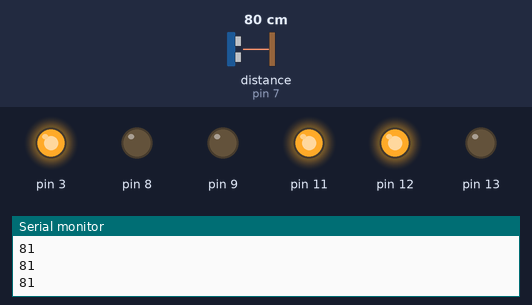
A sketch run on a simulated Arduino Uno, built with avr-gcc and run on an emulated ATmega328P. Parts: output pins drawn as LEDs (lit = HIGH), the last lines printed to the serial monitor. Wiring (inferred from the names in the program): ultrasonic range finder: trigger pin 7; echo pin 7. Inputs (shaded band) come from the test bench; at power-on: distance to the obstacle (sensor on pin 7) 80 cm. The echo pulse lasts 58.3 µs per cm.

Above: at 2.8 s.
2.9 s: distance to the obstacle (sensor on pin 7) set to 12 cm
5.9 s: distance to the obstacle (sensor on pin 7) set to 9 cm
At 7.0 s:
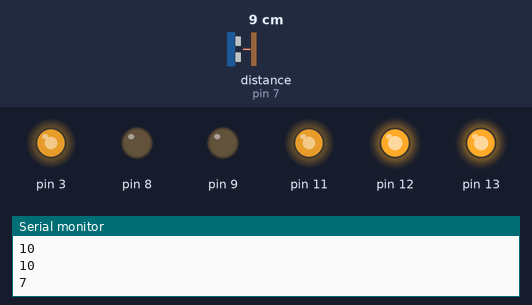
8.9 s: distance to the obstacle (sensor on pin 7) set to 18 cm
At 10.8 s:
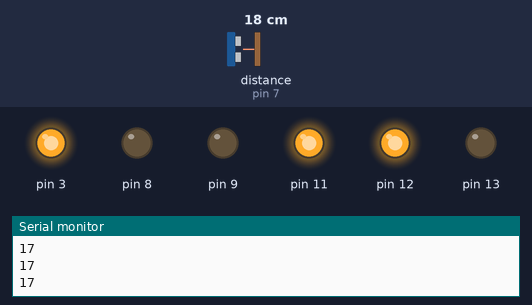
11.1 s: distance to the obstacle (sensor on pin 7) set to 2 cm
At 11.5 s:
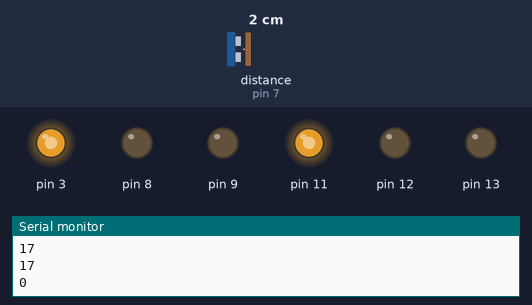
Timing chart, 0 to 14.1 s (numbered marks = the images above; inputs shaded):
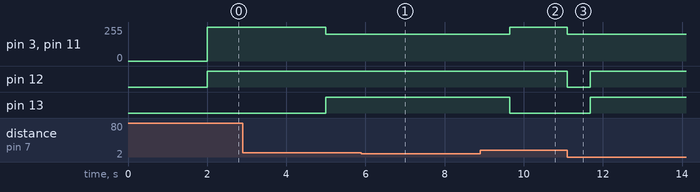

Measured:
- the behaviour switches between 11 and 10 cm on distance to the obstacle (sensor on pin 7) (found by bisection; images 0 and 1)
- after the input at 5.9 s, pin 3, pin 11: stays 200/255 (without the input it goes to 255/255 after 1.4 s); pin 13: stays HIGH (without the input it goes to LOW after 1.4 s)
- after the input at 8.9 s, pin 3, pin 11: 200/255 → 255/255 after 0.75 s; pin 13: HIGH → LOW after 0.75 s
- after the input at 11.1 s, pin 12: HIGH → LOW at once, → HIGH 0.58 s later

The sketch:

Motor.ino
```cpp
#define RUN_FORWARD 0
#define STOP 1
#define LEFT 1
#define RIGHT 2
#define TURN_90 580
#define OBSTICLE 1
#define TIMEOUT 2

//static int state = 0;
const int sonarPin = 7;

// Setup for stopping and minimum distance to start
const unsigned int STOP_DIST = 10;
const unsigned int INIT_STOP_DIST = 10;
const unsigned int PROX_DIST = 20;
const long runTimeForward = 3000;
unsigned long currentTime = 0;
unsigned long startTime = 0;
int returnState = 0;

int state = 1;

void setup () {
  //Setup Channel A
  pinMode(12, OUTPUT);
  pinMode(9, OUTPUT);

  //Setup Channel B
  pinMode(13, OUTPUT);
  pinMode(8, OUTPUT);

  startTime = millis();

  //Parsing
  Serial.begin(9600);
}

void loop()  {
    while (state ==1 )
    {
      delay(2000);
      run_avoidance_with_timer(3000);
      run_if_chased(3);
      state == 0;
    }

}
/*
*
*/
unsigned int range_meassure() {
  unsigned int cm = 0;
  unsigned int duration = 0;

  //StartW rangeing
  pinMode(sonarPin, OUTPUT);
  digitalWrite(sonarPin, LOW);
  delayMicroseconds(2);
  digitalWrite(sonarPin, HIGH);
  delayMicroseconds(5);
  digitalWrite(sonarPin, LOW);
  //End rangeing

  pinMode(sonarPin, INPUT);
  duration = pulseIn(sonarPin, HIGH);
  cm = duration / 72 / 2 * 2.54;
  Serial.println(cm);
  return cm;
}

/*
*
*/
void scan_to_free() {
  //turn right 90 deg
  int localRunState = STOP;
  axis_turn(TURN_90, RIGHT);
  unsigned int range = range_meassure();
  //Verify that there is not an obsticle infront
  if (range > INIT_STOP_DIST) {
    localRunState = RUN_FORWARD;
  }
  //Run untill hit obsticle
  while (localRunState == STOP){
    axis_turn(TURN_90/10, LEFT);
    range = range_meassure();
    if (range > STOP_DIST ) {
      localRunState = RUN_FORWARD;
    }
    //Serial.println(state);
  }
}

/*
*
*/
void run_if_chased(int times) {

 unsigned int proximityRange = 0;
  for (int i = 0; i<times; i++) {
    axis_turn(TURN_90*2, LEFT);
    //axist_turn(TURN_90, LEFT);
    proximityRange = range_meassure();
    while (proximityRange > PROX_DIST) {
      proximityRange = range_meassure();
    }
    axis_turn(TURN_90*2, LEFT);
    run_avoidance_with_timer(runTimeForward);
  }
}

/*
* Exit by obsticle or time out
*/

int run_and_break(unsigned long runTimer, unsigned long startTime ) {
  int localRunState = RUN_FORWARD;
  unsigned int range = range_meassure();
  unsigned long currentTime = millis ();
  unsigned long timeLeft = 0;
  int endState = 0;
  //Verify that there is not an obsticle infront
  if (range < INIT_STOP_DIST) {
    localRunState = STOP;
  } else {
    run_forward();
  }
  while (localRunState == RUN_FORWARD)
  {
    range = range_meassure();
    currentTime = millis();
    if( range < STOP_DIST || currentTime - startTime > runTimer) {
      localRunState = STOP;
      if (range < STOP_DIST) {
        endState = OBSTICLE;
      } else {
        endState = TIMEOUT;
      }
    }
  }
  stop_driving();
  return endState;
}

/*
*
*/
void stop_driving(){
   //break
  digitalWrite(9, HIGH); //break channel A
  digitalWrite(8, HIGH); //break channel B
}

/*
*
*/
void axis_turn(long turnTime, int dir){
  /*
  * 600 ms quarter of a turn
  */
  unsigned long currentTurnTime = 0;
  unsigned long previousTurnTime = 0;
  int turnState = 0;
  digitalWrite(9, LOW); //Release break
  digitalWrite(8, LOW); //Release break

  if(dir == LEFT) {
    //Enable channel A
    digitalWrite(12, HIGH); //Enables forward speed
    //Enable channel B
    digitalWrite(13, HIGH); //Enables forward speed
  } else {
    digitalWrite(12, LOW); //Enables forward speed
    //Enable channel B
    digitalWrite(13, LOW); //Enables forward speed
  }

  previousTurnTime = millis();
  while (turnState  == 0) {
    currentTurnTime = millis();
    if (currentTurnTime - previousTurnTime > turnTime)
    {
      //previousTurnTime = currentTurnTime;
      if (turnState == 0) {
        turnState = 1;
       }
     }
      //forward full speeed
  analogWrite(3, 200); //Spinn motor
  analogWrite( 11, 200); //Spinn motor
  }
  stop_driving();
}

void run_forward() {
  //Enable channel A
  digitalWrite(12, HIGH); //Enables forward speed
  digitalWrite(9, LOW); //Release break
  //Enable channel B
  digitalWrite(13, LOW); //Enables forward speed
  digitalWrite(8, LOW); //Release break

  //forward full speeed
  analogWrite(3, 255); //Spinn motor
  analogWrite( 11, 255); //Spinn motor
}

void run_avoidance_with_timer (long runTimeForward) {
    int returnState = 0;
    unsigned long startTime = millis();
    unsigned long currentTime = millis();
    //while (currentTime - startTime > runTimeForward || returnState == 0 ){
      //currentTime = millis();
      returnState = run_and_break(runTimeForward, startTime);
      if (returnState == OBSTICLE) {
        scan_to_free();
        Serial.println("scanfree");
      }
    //}
}
```
